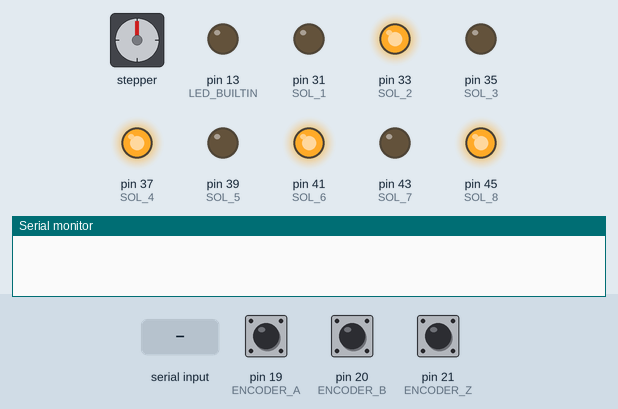
A sketch run on a simulated Arduino Mega 2560, built with avr-gcc and run on an emulated ATmega2560. Parts: stepper motor, output pins drawn as LEDs (lit = HIGH), the last lines printed to the serial monitor. Wiring (inferred from the names in the program): stepper motor driver (200 steps per turn assumed): step pin 49; direction pin 47. The test bench sets the inputs (shaded band); at power-on: pin 19 (ENCODER_A) HIGH, pin 20 (ENCODER_B) HIGH, pin 21 (ENCODER_Z) HIGH. Pins used as bus, display or sensor lines are not drawn.

Above: at 1.2 s.
1.3 s: "S90\n" received over Serial
At 2.5 s:
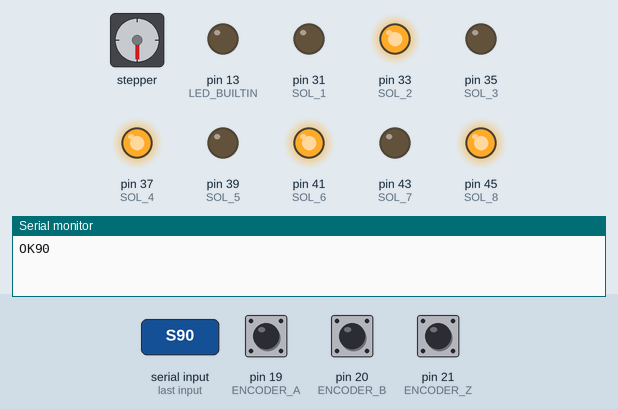
3.7 s: "S,45\n" received over Serial
At 4.16 s:
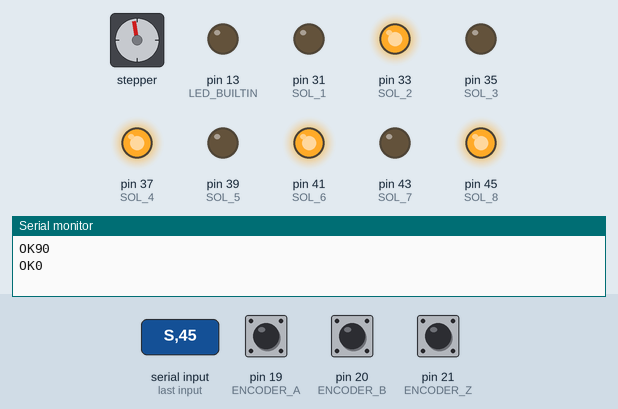
6.1 s: "f90\n" received over Serial
At 7.0 s:
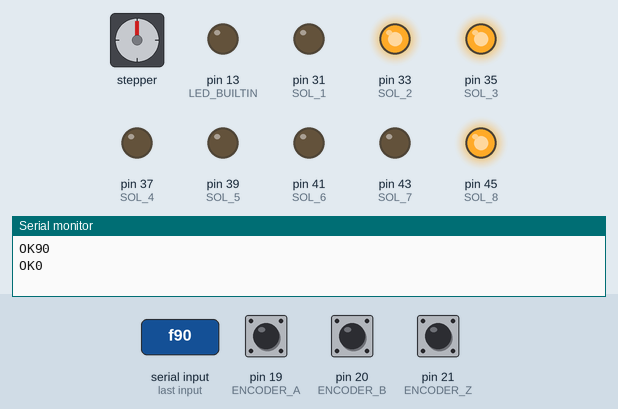
7.6 s: "s90\n" received over Serial
At 8.2 s:
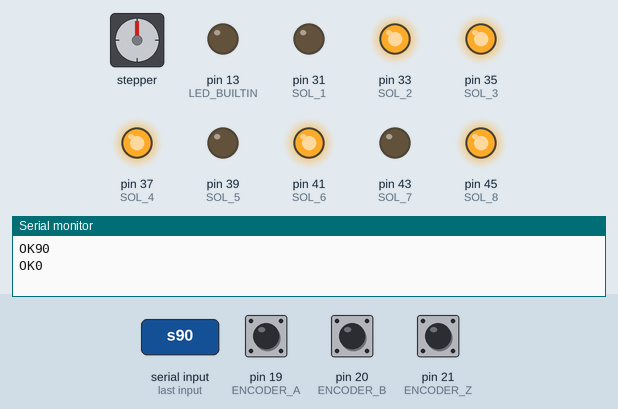
9.1 s: "S90\n" received over Serial
At 10.9 s:
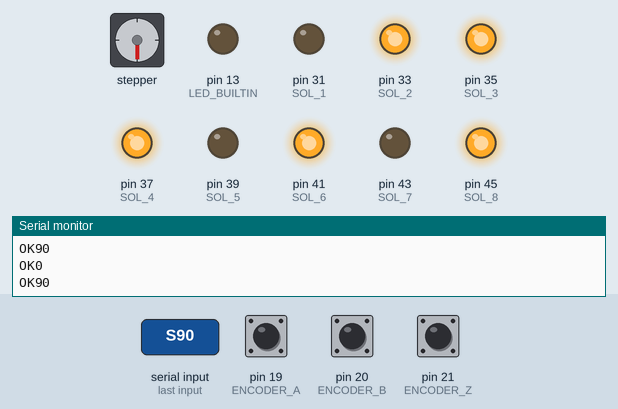
11.5 s: "f,45\n" received over Serial
At 12.4 s:
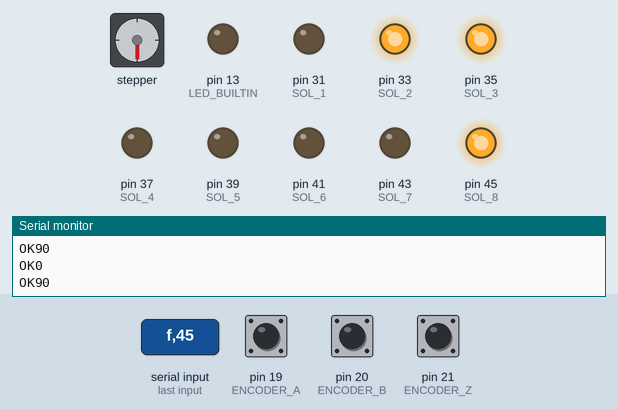
Timing chart, 0 to 14.0 s (numbered marks = the images above; inputs shaded):
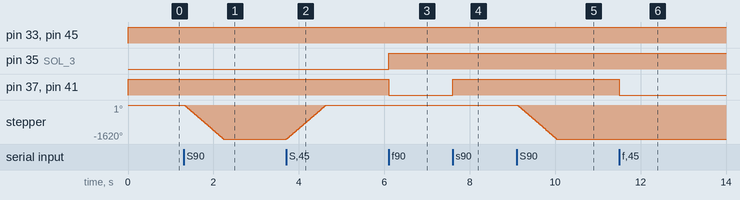

The sketch:

test-flow-control-subsys.ino
```cpp
// Gene and John
// February 12, 2020
// Test Code for the flow controller subsystem

// Included Libraries
#include <string.h>

// Define Pins
// TX0, serial com
// TX1, serial com
#define PIN_DIR 47 // set pin high to close valve, flow controller servo direction
#define PIN_STEP 49 // pin to step flow controller servo

#define SOL_1 31 // first solenoid
#define SOL_2 33 // second solenoid
#define SOL_3 35 // third solenoid
#define SOL_4 37 // forth solenoid
#define SOL_5 39 // fifth solenoid
#define SOL_6 41 // sixth solenoid
#define SOL_7 43 // seventh solenoid
#define SOL_8 45 // eight solenoid
#define ENCODER_A 19 // encoder interupt 1, signal
#define ENCODER_B 20 // encoder interupt 2, signal
#define ENCODER_Z 21 // encoder interupt 3, index

// Define State Names
#define SELF_TEST 0
#define LISTEN 1
#define ERROR 2

// Define Values
#define PULSEWIDTH 1 // set in milliseconds
#define VALVESWITCHTIME 2000 // set in milliseconds
#define STOP 1
#define FORWARD 2
#define REVERSE 3

// Define Function Calls
  // VALVES ON
  #define IN_SOL_1_ON digitalWrite(SOL_1, HIGH); // first solenoid open
  #define EX_SOL_2_ON digitalWrite(SOL_2, HIGH); // second solenoid open
  #define IN_SOL_3_ON digitalWrite(SOL_3, HIGH); // third solenoid open
  #define EX_SOL_4_ON digitalWrite(SOL_4, HIGH); // forth solenoid open
  #define IN_SOL_5_ON digitalWrite(SOL_5, HIGH); // fifth solenoid open
  #define EX_SOL_6_ON digitalWrite(SOL_6, HIGH); // sixth solenoid open
  #define IN_SOL_7_ON digitalWrite(SOL_7, HIGH); // seventh solenoid open
  #define EX_SOL_8_ON digitalWrite(SOL_8, HIGH); // eigth solenoid open

  // VALVES CLOSE
  #define IN_SOL_1_OFF digitalWrite(SOL_1, LOW); // first solenoid close
  #define EX_SOL_2_OFF digitalWrite(SOL_2, LOW); // second solenoid close
  #define IN_SOL_3_OFF digitalWrite(SOL_3, LOW); // third solenoid close
  #define EX_SOL_4_OFF digitalWrite(SOL_4, LOW); // forth solenoid close
  #define IN_SOL_5_OFF digitalWrite(SOL_5, LOW); // fifth solenoid close
  #define EX_SOL_6_OFF digitalWrite(SOL_6, LOW); // sixth solenoid close
  #define IN_SOL_7_OFF digitalWrite(SOL_7, LOW); // seventh solenoid close
  #define EX_SOL_8_OFF digitalWrite(SOL_8, LOW); // eigth solenoid close

// Global variables
unsigned long timeNow = 0; // this should take several days before running over
int engineState = LISTEN; // state the engine micro controller is operating in
unsigned long period = 500; // the period for the steper motor pulse
unsigned long pulseTimer = 0; // the timer to check the stepper motor pulse
int valveStepCount = 0; // the number of steps from home the valve stepper is
int pulseState = 0; // is the pulse high or low
int solenoidState = 0; // is the solenoid triggered or not
unsigned long solenoidTimer = 0; // checks the length of time that the solenoid has been open
int valvePositionSet = 0; // the step count to which the flow controller valve has been set
int valvePositionActual = 0; // the position that the flow controller is at currently
int solenoidDirection = 1; // the direction in which the solenoids are being fired
char serialBuffer[50] = ""; // the buffer for serial communication with the pendant controller
unsigned int serialIndex = 0; // the index tracker for the serial buffer

volatile int angle_countA = 0; // the counter that keeps track of the angle of the engine A
volatile int angle_countB = 0; // the counter that keeps track of the angle of the engine B
volatile int loop_count = 0; // counts the number of whole loops

int inAngle = 125;
int woAngle = 1020;

// Function Prototypes
// See functions for descriptions of functions
void stepFlowValveOpen();
void stepFlowValveClosed();
void enc_ch_a();
void enc_ch_b();
void enc_ch_z();

// Set up loop
void setup() {
  // Set up the serial coms at 9600 baud
  Serial.begin(9600);

  // Pins for flow controlller servo
  pinMode(PIN_DIR, OUTPUT);
  pinMode(PIN_STEP, OUTPUT);

 // Pins for engine solenoids
  pinMode(SOL_1, OUTPUT);
  pinMode(SOL_2, OUTPUT);
  pinMode(SOL_3, OUTPUT);
  pinMode(SOL_4, OUTPUT);
  pinMode(SOL_5, OUTPUT);
  pinMode(SOL_6, OUTPUT);
  pinMode(SOL_7, OUTPUT);
  pinMode(SOL_8, OUTPUT);

  pinMode(LED_BUILTIN, OUTPUT);

  // Pins for encoder interupts
  attachInterrupt(digitalPinToInterrupt(ENCODER_A), enc_ch_a, RISING);
  attachInterrupt(digitalPinToInterrupt(ENCODER_B), enc_ch_b, RISING);
  attachInterrupt(digitalPinToInterrupt(ENCODER_Z), enc_ch_z, RISING);

} // END OF SET UP LOOP


void loop() { // start of main loop

  // Update Time at start of Loop
  timeNow = millis();


  while(Serial.available() > 0) { // *** START OF SERIAL SECTION ***
    // Read input from serial and set valves as needed
    char c = Serial.read();

    // if c is any character except a newline, store it
    if(c != '\n') {
      serialBuffer[serialIndex] = c;
      serialIndex++;
    } else {
      // if c is a newline, run the command, then reset
      // run the command
      switch(serialBuffer[0]) {
      case 's': solenoidDirection = STOP; // Stop engine
        break;
      case 'f': solenoidDirection = FORWARD; // Forward engine
        break;
      case 'r': solenoidDirection = REVERSE; // Rever engine
        break;
      case 'S': // preceeds the speed setting of the engine
        {
          int conversion = -1;
          conversion = atoi(serialBuffer+1); // get the speed value from the controller
          if(conversion != -1) {
            char buffer[10] = "";

            sprintf(buffer, "OK%d\n", conversion); // confirm the command.

            valvePositionSet = 10 * conversion; // scales input value
            Serial.print(buffer);

          } else {
            Serial.print("NG\n"); // if the speed sent is no good send NG
          }

          Serial.flush(); // clear out and wait
        }
          break;

        default:
          break;
      }

      // reset
      memset(serialBuffer, 0, sizeof(char)*50);
      serialIndex = 0;
    }
  } // END OF SERIAL SECTION

  if (engineState == SELF_TEST){ // *** START OF SEFL TEST ***
    // Set UP and Test Engine
    // Check that the engine has supply pressure

    // Check that the flow controller is homed, if not home it

  } // END OF SELF TEST STATE


  if (engineState == ERROR){ // *** START OF ERROR ***
    // Wait until the controller prompts to move back to self test
    // If controller prompts, move to self test

    // else, just wait

  } // END OF ERROR STATE

  if (engineState == LISTEN){ // *** START OF LISTEN ***
    // change the solenoid valves as programmed
    if(solenoidDirection == 1){
      // Stop valve timing
      EX_SOL_2_ON;
      EX_SOL_4_ON;
      EX_SOL_6_ON;
      EX_SOL_8_ON;

    } else if(solenoidDirection == 2){
      // Start in forward condition
      forward_valve_control();

    } else if(solenoidDirection == 3){
      // Start in reverse condition
      forward_valve_control();
    }

    // call the appropriate step direction for the flow controller
    if(valvePositionSet > valveStepCount){
      // Open the valve to the set point
      stepFlowValveOpen();

    } else if(valvePositionSet < valveStepCount){
      // Close the valve to the set point
      stepFlowValveClosed();

    } else if(valvePositionSet == valveStepCount){
      // Do nothing
    }
  } // END OF LISTEN STATE
} // end of loop

void stepFlowValveClosed(){
  // McGuinness, John J.
  // used to step the flow contorller closed
  // millis() used to control the width of the pulse
  // a min pulse width for the controller must be maintained in order for it to step properly

  if(pulseState == 0){
    // set the direction pin
    digitalWrite(PIN_DIR, HIGH); // CLOSE VALVE

    // raise the pusle pin high
    digitalWrite(PIN_STEP, HIGH);

    // log the start time of the pulse
    pulseTimer = timeNow;

    // update the pulse state
    pulseState = 1;
  } else if (pulseState == 1){
    // check that the pulse has started
    if((timeNow - pulseTimer) >= PULSEWIDTH){
      // check that the pulse has gone on long enough

      // bring the pusle pin low
      digitalWrite(PIN_STEP, LOW);

      // Decrement the step count
      valveStepCount--;
      pulseState = 0;

    }
  }
} // END OF FLOW VALVE CLOSE

void stepFlowValveOpen(){
  // McGuinness, John J.
  // used to step the flow contorller closed
  // millis() used to control the width of the pulse
  // a min pulse width for the controller must be maintained in order for it to step properly
  if(pulseState == 0){
    // set the direction pin
    digitalWrite(PIN_DIR, LOW); // OPEN VALVE
    // raise the pusle pin high
    digitalWrite(PIN_STEP, HIGH);
    // log the start time of the pulse
    pulseTimer = timeNow;
    // update the pulse state
    pulseState = 1;

  } else if (pulseState == 1){
    // check that the pulse has started
    if((timeNow - pulseTimer) >= PULSEWIDTH){
      // check that the pulse has gone on long enough
      // bring the pusle pin low
      digitalWrite(PIN_STEP, LOW);
      // Decrement the step count
      valveStepCount++;
      pulseState = 0;
    }
  }
} // END OF FLOW VALVE OPEN

void enc_ch_a(){
  // McGuinnes, John J.
  // ISR to handle encoder channel A
  // If this function has been called then channel A has encountered a rising edge.
  angle_countA++;
} // END OF ENC_CH_A

void enc_ch_b(){
  // McGuinness, John J.
  // ISR to handle enocoder channel B
  // If this function has been called then channel B has encountered a rising edge.
  angle_countB++;
}

void enc_ch_z(){
  static int b = 0;

   // McGuinness, John J.
   // ISR to handle encoder channel Z
   // Note that this channel only has to be used once immediately after power up once the engine has cycled one time.
   // the home position shouldn't really be drifting at all. The major sources of EMI are pretty far away in the
   // control cluster and should not be able to mess with the encoder at all. At least as far as I know.
  //noInterrupts();
  loop_count++;
  angle_countA = 0;
  angle_countB = 0;
   //the angle keeps track of the number of pulses away from the home position that the encoder has turned.
   // if the encoder does not appear to be perfectly set onto the shaft of the engine for the timing, an offset can be added here
  //interrupts();

  pinMode(LED_BUILTIN, (b = !b, b? HIGH: LOW));
} // END OF ENC_CH_Z

#define P1_ADMIT_FWD \
IN_SOL_1_ON;  \
EX_SOL_2_OFF; \
IN_SOL_3_OFF; \
EX_SOL_4_ON

#define P1_EXPAND_FWD \
IN_SOL_1_OFF;\
EX_SOL_2_OFF;\
IN_SOL_3_OFF; \
EX_SOL_4_ON

#define P1_EXHAUST_FWD \
IN_SOL_1_OFF;\
EX_SOL_2_ON;\
IN_SOL_3_OFF; \
EX_SOL_4_ON

#define P1_ADMIT_REV \
IN_SOL_1_OFF;\
EX_SOL_2_ON;\
IN_SOL_3_ON; \
EX_SOL_4_OFF

#define P1_EXPAND_REV \
IN_SOL_1_OFF;\
EX_SOL_2_ON;\
IN_SOL_3_OFF; \
EX_SOL_4_OFF

#define P1_EXHAUST_REV \
IN_SOL_1_OFF;\
EX_SOL_2_ON;\
IN_SOL_3_OFF; \
EX_SOL_4_ON


#define P2_ADMIT_FWD \
IN_SOL_5_ON;  \
EX_SOL_6_OFF; \
IN_SOL_7_OFF; \
EX_SOL_8_ON

#define P2_EXPAND_FWD \
IN_SOL_5_OFF;\
EX_SOL_6_OFF;\
IN_SOL_7_OFF; \
EX_SOL_8_ON

#define P2_EXHAUST_FWD \
IN_SOL_5_OFF;\
EX_SOL_6_ON;\
IN_SOL_7_OFF; \
EX_SOL_8_ON

#define P2_ADMIT_REV \
IN_SOL_5_OFF;\
EX_SOL_6_ON;\
IN_SOL_7_ON; \
EX_SOL_8_OFF

#define P2_EXPAND_REV \
IN_SOL_5_OFF;\
EX_SOL_6_ON;\
IN_SOL_7_OFF; \
EX_SOL_8_OFF

#define P2_EXHAUST_REV \
IN_SOL_5_OFF;\
EX_SOL_6_ON;\
IN_SOL_7_OFF; \
EX_SOL_8_ON


void forward_valve_control(){
  int phasedCount = angle_countA - 512; // 90 degrees lead
  if(phasedCount < 0) phasedCount += 2048; // wrap value if over 2048

  // top half
  if(angle_countA > 300 && angle_countA < inAngle){
    // admitting air
    P1_ADMIT_FWD;

  } else if(angle_countA > inAngle && angle_countA < woAngle){
    // expanding/working air
    P1_EXPAND_FWD;

  } else if(angle_countA > woAngle && angle_countA < 1024){
    // exhausting air
    P1_EXHAUST_FWD;

  } else if((angle_countA - 1024) < inAngle){ // TODO: adjust for piston diameter difference
    // admitting air
    P1_ADMIT_REV;

  } else if((angle_countA - 1024) > inAngle && (angle_countA - 1024) < woAngle){
    // expanding/working air
    P1_EXPAND_REV;

  } else if((angle_countA - 1024) > woAngle){
    // exhausting air
    P1_EXHAUST_REV;
  }

  // top half
  if(phasedCount > 300 && phasedCount < inAngle){
    // admitting air
    P2_ADMIT_REV;

  } else if(phasedCount > inAngle && phasedCount < woAngle){
    // expanding/working air
    P2_EXPAND_REV;

  } else if(phasedCount > woAngle && phasedCount < 1024){
    // exhausting air
    P2_EXHAUST_REV;

  } else if((phasedCount - 1024) < inAngle){ // TODO: adjust for piston diameter difference
    // admitting air
    P2_ADMIT_FWD;

  } else if((phasedCount - 1024) > inAngle && (phasedCount - 1024) < woAngle){
    // expanding/working air
    P2_EXPAND_FWD;

  } else if((phasedCount - 1024) > woAngle){
    // exhausting air
    P2_EXHAUST_FWD;
  }

}

void reverse_valve_control(){

}

void solenoidValveTiming(){
  // McGuinness, John J.
  if(solenoidState == 0 && ((timeNow - solenoidTimer) >= VALVESWITCHTIME)){
    // start by firing solenoid 1
    digitalWrite(SOL_1, HIGH);
    digitalWrite(SOL_2, LOW);
    digitalWrite(SOL_3, LOW);
    digitalWrite(SOL_4, HIGH);

    // update the solenoid timer
    solenoidTimer = timeNow;

    // update the solenoid state
    solenoidState = 1;
  } else if(solenoidState == 1 && ((timeNow - solenoidTimer) >= VALVESWITCHTIME)){
    // start by firing solenoid 1
    digitalWrite(SOL_1, LOW);
    digitalWrite(SOL_2, HIGH);
    digitalWrite(SOL_3, HIGH);
    digitalWrite(SOL_4, LOW);

    // update the solenoid timer
    solenoidTimer = timeNow;

    // update the solenoid state
    solenoidState = 0;
  }
} // END OF SOLENOID VALVE TIMING
```

Measured:
- after the input at 1.3 s, stepper: turns 1620° counter-clockwise in 0.92 s, starting at once
- after the input at 3.7 s, stepper: turns 1620° clockwise in 0.92 s, starting at once
- after the input at 6.1 s, pin 35 (SOL_3): LOW → HIGH at once; pin 37 (SOL_4), pin 41 (SOL_6): HIGH → LOW at once
- after the input at 7.6 s, pin 37 (SOL_4), pin 41 (SOL_6): LOW → HIGH at once
- after the input at 9.1 s, stepper: turns 1620° counter-clockwise in 0.92 s, starting at once
- after the input at 11.5 s, pin 37 (SOL_4), pin 41 (SOL_6): HIGH → LOW at once
